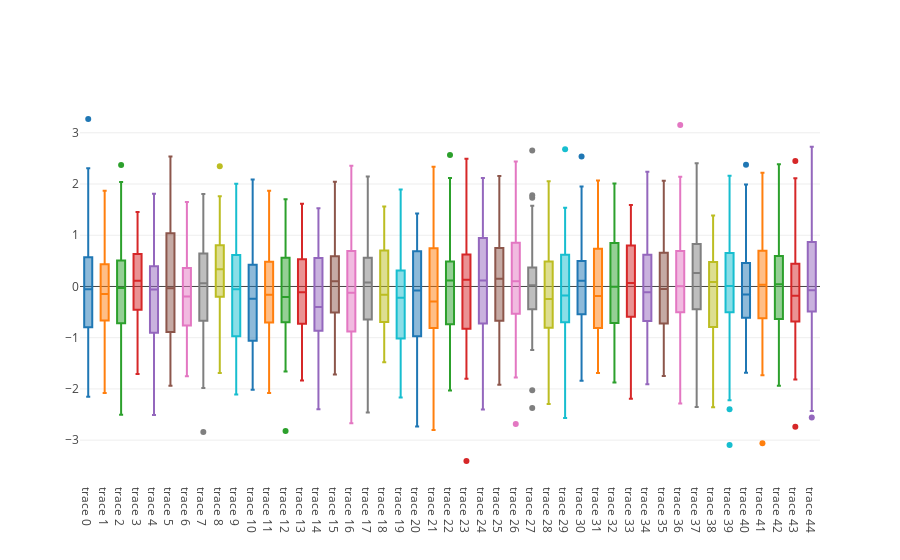

The code cell stored with this chart in its notebook:
### Code cell
iplot([Box(y = np.random.randn(50), showlegend=False) for i in range(45)], show_link=False)
